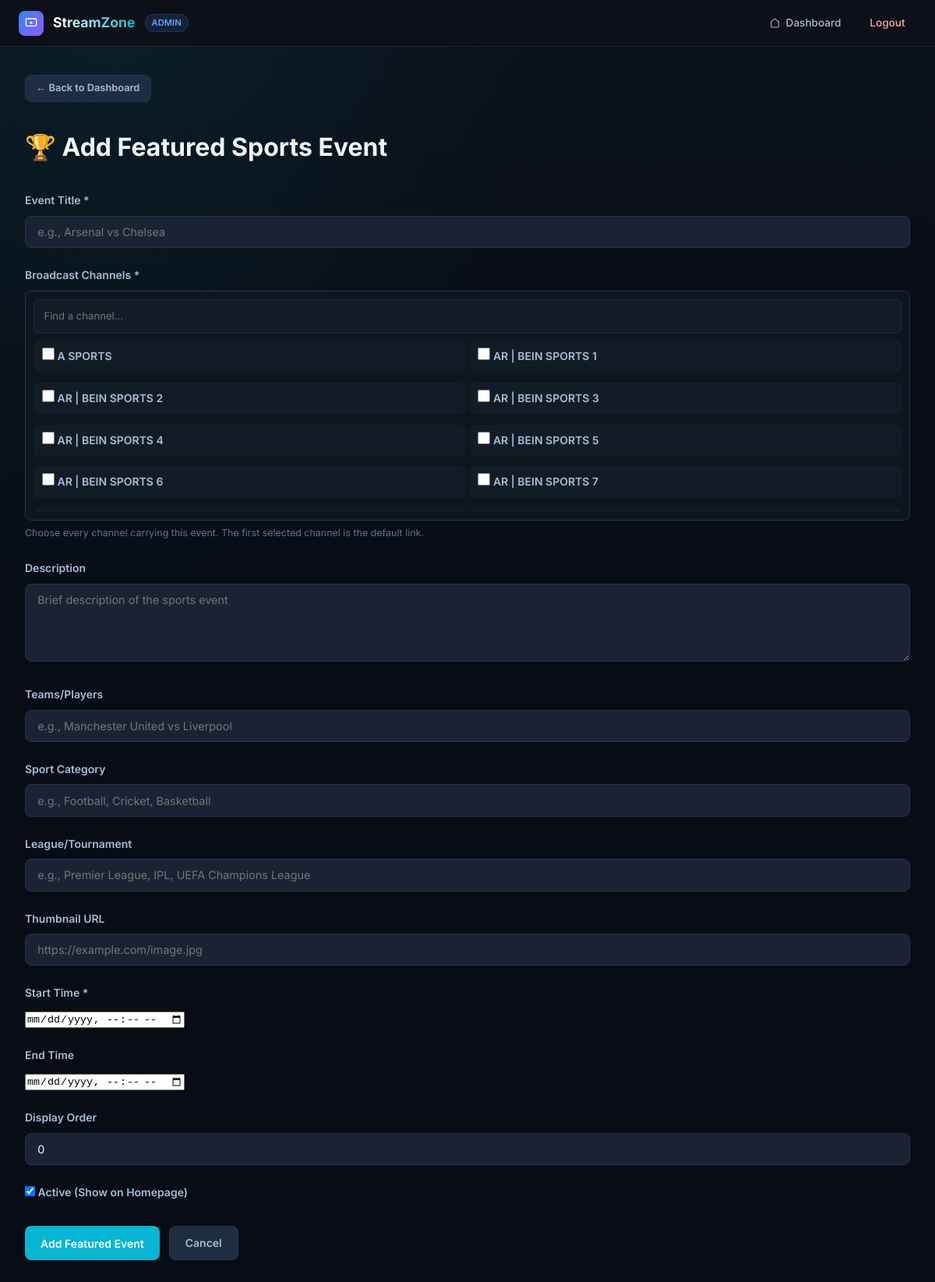
Page /admin/featured-sports/add (signed in) on the committed database.
### models.py (models this page shows, shortened)
class Channel(db.Model):
    __tablename__ = 'channels'
    __table_args__ = (
        db.Index('ix_channels_active_order_name', 'is_active', 'order', 'name'),
        db.Index('ix_channels_category_active_order', 'category_id', 'is_active', 'order'),
    )
    id = db.Column(db.Integer, primary_key=True)
    name = db.Column(db.String(200), nullable=False)
    stream_url = db.Column(db.String(500), nullable=False)
    stream_url_backup = db.Column(db.String(500))  # Backup/alternative stream URL
    stream_type = db.Column(db.String(20), nullable=False)  # m3u8, mpd, ts, mp4, flv
    logo_url = db.Column(db.String(500))
    description = db.Column(db.Text)
    category_id = db.Column(db.Integer, db.ForeignKey('categories.id'), nullable=True)
    is_active = db.Column(db.Boolean, default=True)
    order = db.Column(db.Integer, default=0)
    user_agent = db.Column(db.String(500))  # Custom user agent for streams that require it
    referer = db.Column(db.String(500))  # Custom referer for streams that require it
    epg_channel_id = db.Column(db.String(100))  # EPG channel ID (epg.pw)
    created_at = db.Column(db.DateTime, default=datetime.utcnow)
    updated_at = db.Column(db.DateTime, default=datetime.utcnow, onupdate=datetime.utcnow)
    stream_qualities = db.relationship('StreamQuality', backref='channel', lazy=True, cascade='all, delete-orphan')
    featured_events = db.relationship(
        'FeaturedSportsEvent', backref='channel', lazy=True, cascade='all, delete-orphan'
    )

### app.py (the view, shortened to what this page needs)
@app.route('/admin/featured-sports/add', methods=['GET', 'POST'])
@login_required
def admin_add_featured_sports():
    channels = Channel.query.order_by(Channel.name).all()
    selected_channel_ids = request.args.getlist('channel_ids', type=int)
    if not selected_channel_ids:
        channel_id = request.args.get('channel_id', type=int)
        if channel_id:
            selected_channel_ids = [channel_id]
    return render_template(
        'admin/add_featured_sports.html',
        channels=channels,
        selected_channel_ids=selected_channel_ids,
    )

### app.py (called while the page is built, shortened)
@login_manager.user_loader
def load_user(user_id):
    admin = Admin.query.get(int(user_id))
    if admin:
        return User(admin.id, admin.username)
    return None

def generate_csrf_token():
    token = session.get('_csrf_token')
    if not token:
        token = secrets.token_hex(32)
        session['_csrf_token'] = token
    return token

@app.context_processor
def inject_csrf_token():
    return {'csrf_token': generate_csrf_token}

@app.before_request
def csrf_protect():
    if request.method not in ('POST', 'PUT', 'PATCH', 'DELETE'):
        return

@app.before_request
def prevent_writes_without_persistent_vercel_database():
    if (
        not app.config['PERSISTENT_DATABASE_CONFIGURED']
        and request.method in ('POST', 'PUT', 'PATCH', 'DELETE')
        and request.endpoint
        and request.endpoint.startswith('admin_')
        and request.endpoint != 'admin_login'
    ):
        flash(
            'Saving is disabled because this Vercel deployment has no persistent database. '
            'Configure DATABASE_URL and redeploy before managing channels or events.',
            'error',
        )
        return redirect(url_for('admin_dashboard'))

### templates/admin/add_featured_sports.html (shortened to what this page needs)
<!DOCTYPE html>
<html lang="en">
<head>
  <link rel="stylesheet" href="{{ url_for('static', filename='css/style.css') }}">
</head>
<body class="admin-page">
  <nav class="admin-nav">
    <div class="nav-brand">
      <div style="width:32px;height:32px;background:linear-gradient(135deg,#3b82f6,#8b5cf6);border-radius:8px;display:flex;align-items:center;justify-content:center;flex-shrink:0;">
        <svg width="16" height="16" viewBox="0 0 24 24" fill="none"><rect x="2" y="3" width="20" height="14" rx="2" stroke="white" stroke-width="2"/><polygon points="10,8 16,11 10,14" fill="white"/></svg>
      </div>
      <h2>StreamZone</h2>
      <span style="font-size:.7rem;background:rgba(59,130,246,.15);color:#60a5fa;padding:2px 8px;border-radius:99px;border:1px solid rgba(59,130,246,.2);font-weight:600;">ADMIN</span>
    </div>
    <div class="nav-links">
      <a href="{{ url_for('admin_dashboard') }}">
        <svg width="13" height="13" viewBox="0 0 24 24" fill="none" stroke="currentColor" stroke-width="2" style="vertical-align:-2px;margin-right:4px;"><path d="M3 9l9-7 9 7v11a2 2 0 0 1-2 2H5a2 2 0 0 1-2-2z"/></svg>
        Dashboard
      </a>
      <a href="{{ url_for('admin_logout') }}" style="color:#fca5a5;">Logout</a>
    </div>
  </nav>
  <div class="admin-container">
    <div style="margin-bottom:2rem;">
      <a href="{{ url_for('admin_dashboard') }}" class="btn btn-secondary btn-sm">← Back to Dashboard</a>
    </div>
    <h1 style="margin-bottom:2rem;">🏆 Add Featured Sports Event</h1>
    <form method="POST" class="admin-form">
      <div class="form-grid">
        <div class="form-group">
          <label for="event_title">Event Title *</label>
          <input type="text" id="event_title" name="event_title" required
                 placeholder="e.g., Arsenal vs Chelsea">
        </div>
        <div class="form-group full-width">
          <label>Broadcast Channels *</label>
          <div class="channel-picker">
            <input type="search" class="channel-picker-search" placeholder="Find a channel..." aria-label="Search channels">
            <div class="channel-picker-options">
              {% for channel in channels %}
              <label class="channel-picker-option" data-channel-name="{{ channel.name|lower }}">
                <input type="checkbox" name="channel_ids" value="{{ channel.id }}" {% if channel.id in selected_channel_ids %}checked{% endif %}>
                <span>{{ channel.name }}{% if not channel.is_active %} <small>(inactive)</small>{% endif %}</span>
              </label>
              {% endfor %}
            </div>
          </div>
          <small>Choose every channel carrying this event. The first selected channel is the default link.</small>
        </div>
        <div class="form-group full-width">
          <label for="event_description">Description</label>
          <textarea id="event_description" name="event_description" rows="3"
                    placeholder="Brief description of the sports event"></textarea>
        </div>
        <div class="form-group">
          <label for="teams_playing">Teams/Players</label>
          <input type="text" id="teams_playing" name="teams_playing"
                 placeholder="e.g., Manchester United vs Liverpool">
        </div>
        <div class="form-group">
          <label for="category">Sport Category</label>
          <input type="text" id="category" name="category"
                 placeholder="e.g., Football, Cricket, Basketball">
        </div>
        <div class="form-group">
          <label for="league_tournament">League/Tournament</label>
          <input type="text" id="league_tournament" name="league_tournament"
                 placeholder="e.g., Premier League, IPL, UEFA Champions League">
        </div>
        <div class="form-group">
          <label for="thumbnail_url">Thumbnail URL</label>
          <input type="url" id="thumbnail_url" name="thumbnail_url"
                 placeholder="https://example.com/image.jpg">
        </div>
        <div class="form-group">
          <label for="start_time">Start Time *</label>
          <input type="datetime-local" id="start_time" name="start_time" required>
        </div>
        <div class="form-group">
          <label for="end_time">End Time</label>
          <input type="datetime-local" id="end_time" name="end_time">
        </div>
        <div class="form-group">
          <label for="order">Display Order</label>
          <input type="number" id="order" name="order" value="0" min="0">
        </div>
        <div class="form-group">
          <label class="checkbox-label">
            <input type="checkbox" name="is_active" checked>
            <span>Active (Show on Homepage)</span>
          </label>
        </div>
      </div>
      <div class="form-actions">
        <button type="submit" class="btn btn-primary">Add Featured Event</button>
        <a href="{{ url_for('admin_dashboard') }}" class="btn btn-secondary">Cancel</a>
      </div>
    </form>
  </div>
</body>
</html>

### rows in the picture
Channel: name "A SPORTS"
Channel: name "AR | BEIN SPORTS 1"
Channel: name "AR | BEIN SPORTS 2"
Channel: name "AR | BEIN SPORTS 3"
Channel: name "AR | BEIN SPORTS 4"
Channel: name "AR | BEIN SPORTS 5"
Channel: name "AR | BEIN SPORTS 6"
Channel: name "AR | BEIN SPORTS 7"
